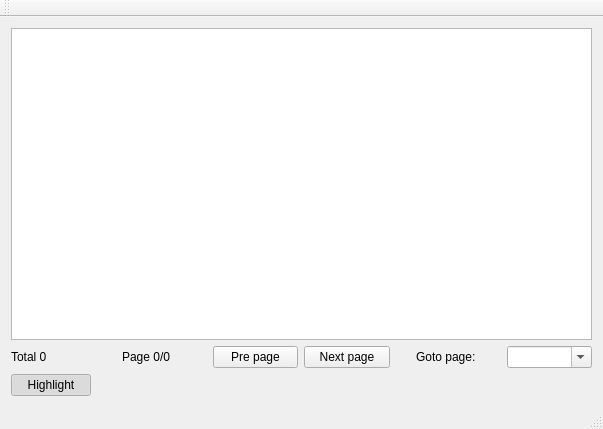
<?xml version="1.0" encoding="UTF-8"?>
<ui version="4.0">
 <class>MainWindow</class>
 <widget class="QMainWindow" name="MainWindow">
  <property name="geometry">
   <rect>
    <x>0</x>
    <y>0</y>
    <width>603</width>
    <height>429</height>
   </rect>
  </property>
  <property name="windowTitle">
   <string>MainWindow</string>
  </property>
  <widget class="QWidget" name="centralWidget">
   <layout class="QGridLayout" name="gridLayout">
    <item row="2" column="1">
     <spacer name="horizontalSpacer_3">
      <property name="orientation">
       <enum>Qt::Horizontal</enum>
      </property>
      <property name="sizeHint" stdset="0">
       <size>
        <width>40</width>
        <height>20</height>
       </size>
      </property>
     </spacer>
    </item>
    <item row="0" column="0" colspan="2">
     <widget class="TableViewPage" name="tableView">
      <property name="selectionMode">
       <enum>QAbstractItemView::SingleSelection</enum>
      </property>
      <property name="selectionBehavior">
       <enum>QAbstractItemView::SelectItems</enum>
      </property>
      <attribute name="horizontalHeaderHighlightSections">
       <bool>false</bool>
      </attribute>
      <attribute name="horizontalHeaderStretchLastSection">
       <bool>true</bool>
      </attribute>
     </widget>
    </item>
    <item row="2" column="0">
     <widget class="QPushButton" name="highlightBtn">
      <property name="text">
       <string>Highlight</string>
      </property>
      <property name="checkable">
       <bool>true</bool>
      </property>
      <property name="checked">
       <bool>true</bool>
      </property>
     </widget>
    </item>
    <item row="1" column="0" colspan="2">
     <layout class="QHBoxLayout" name="horizontalLayout_2">
      <item>
       <widget class="QLabel" name="totalLabel">
        <property name="text">
         <string>Total 0</string>
        </property>
       </widget>
      </item>
      <item>
       <spacer name="horizontalSpacer">
        <property name="orientation">
         <enum>Qt::Horizontal</enum>
        </property>
        <property name="sizeType">
         <enum>QSizePolicy::Fixed</enum>
        </property>
        <property name="sizeHint" stdset="0">
         <size>
          <width>20</width>
          <height>20</height>
         </size>
        </property>
       </spacer>
      </item>
      <item>
       <widget class="QLabel" name="curPageLabel">
        <property name="text">
         <string>Page 0/0</string>
        </property>
       </widget>
      </item>
      <item>
       <widget class="QPushButton" name="prePageBtn">
        <property name="text">
         <string>Pre page</string>
        </property>
       </widget>
      </item>
      <item>
       <widget class="QPushButton" name="nextPageBtn">
        <property name="text">
         <string>Next page</string>
        </property>
       </widget>
      </item>
      <item>
       <spacer name="horizontalSpacer_2">
        <property name="orientation">
         <enum>Qt::Horizontal</enum>
        </property>
        <property name="sizeType">
         <enum>QSizePolicy::Fixed</enum>
        </property>
        <property name="sizeHint" stdset="0">
         <size>
          <width>20</width>
          <height>20</height>
         </size>
        </property>
       </spacer>
      </item>
      <item>
       <widget class="QLabel" name="label_3">
        <property name="text">
         <string>Goto page:</string>
        </property>
       </widget>
      </item>
      <item>
       <widget class="QComboBox" name="gotoPageBox">
        <property name="editable">
         <bool>true</bool>
        </property>
       </widget>
      </item>
     </layout>
    </item>
   </layout>
  </widget>
  <widget class="QMenuBar" name="menuBar">
   <property name="geometry">
    <rect>
     <x>0</x>
     <y>0</y>
     <width>603</width>
     <height>23</height>
    </rect>
   </property>
  </widget>
  <widget class="QToolBar" name="mainToolBar">
   <attribute name="toolBarArea">
    <enum>TopToolBarArea</enum>
   </attribute>
   <attribute name="toolBarBreak">
    <bool>false</bool>
   </attribute>
  </widget>
  <widget class="QStatusBar" name="statusBar"/>
 </widget>
 <layoutdefault spacing="6" margin="11"/>
 <customwidgets>
  <customwidget>
   <class>TableViewPage</class>
   <extends>QTableView</extends>
   <header>TableViewPage.h</header>
  </customwidget>
 </customwidgets>
 <resources/>
 <connections/>
</ui>
